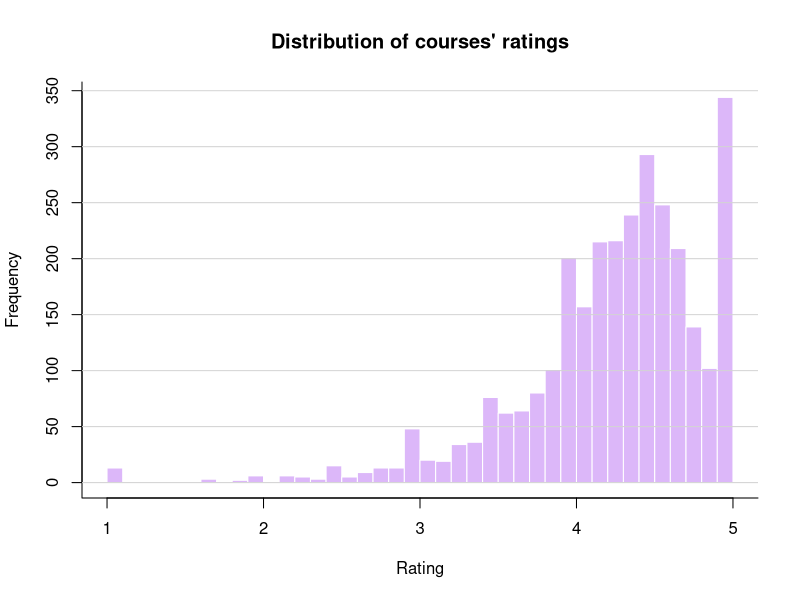
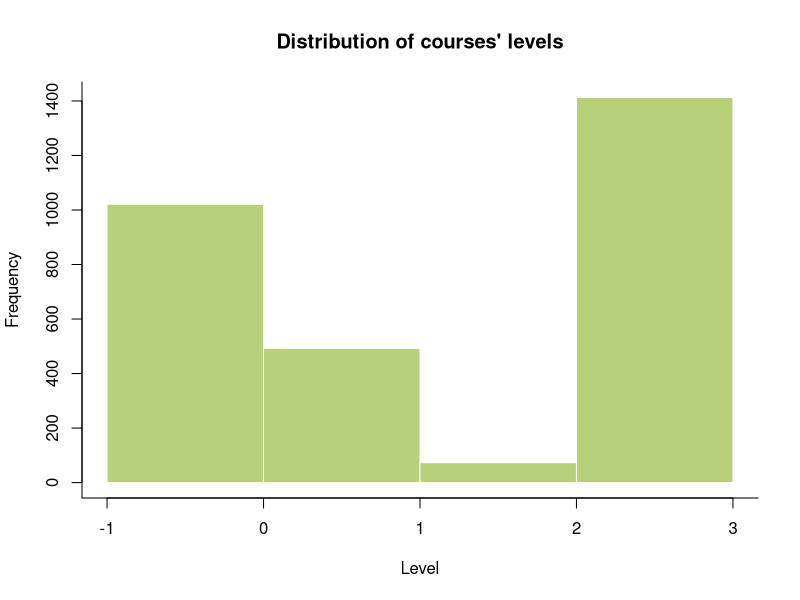
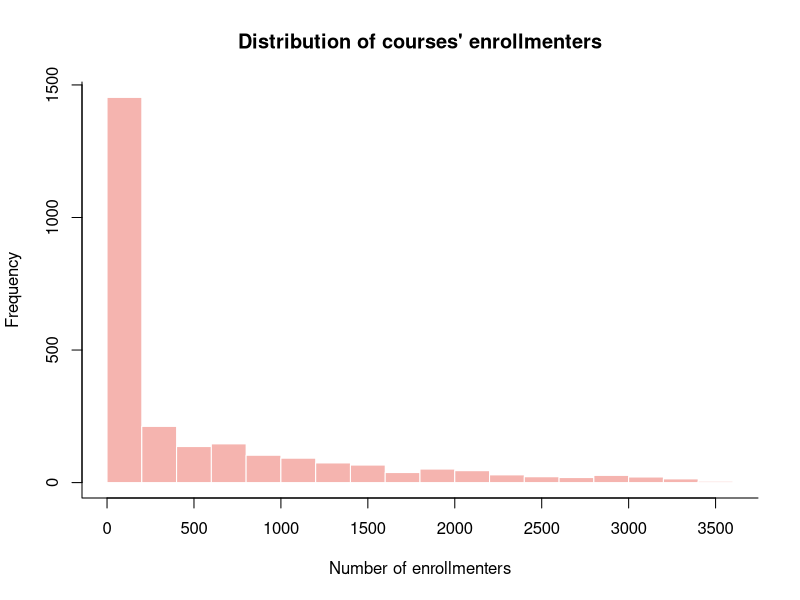
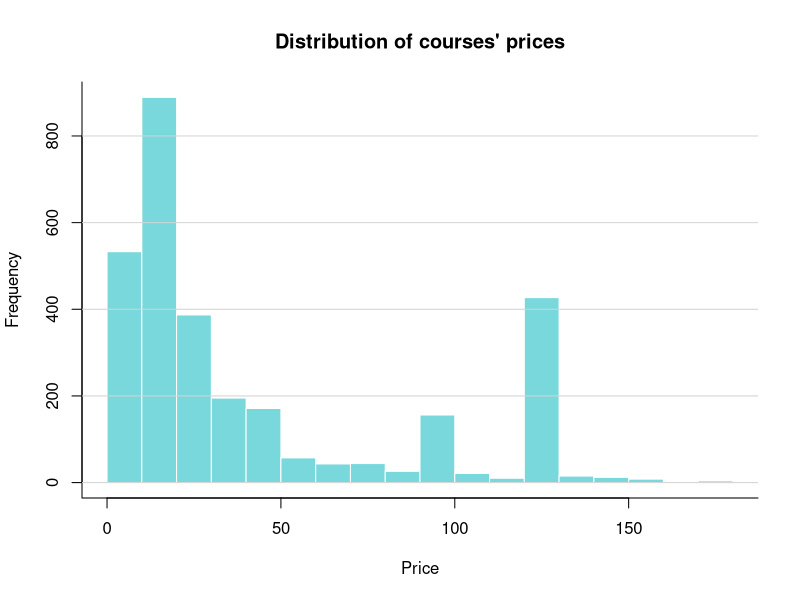
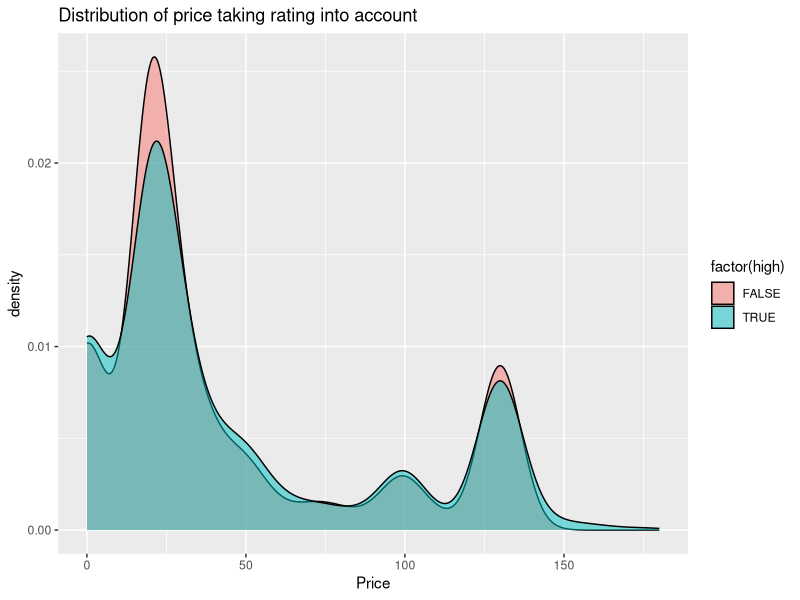
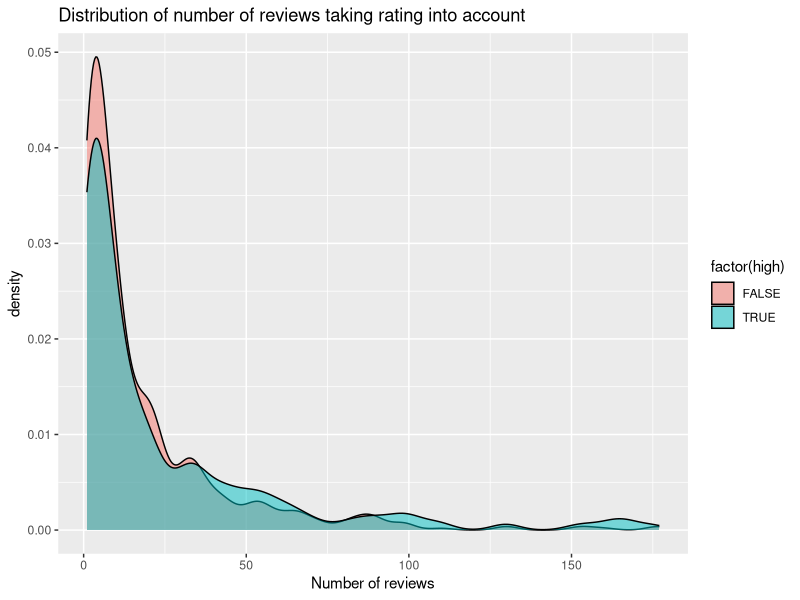
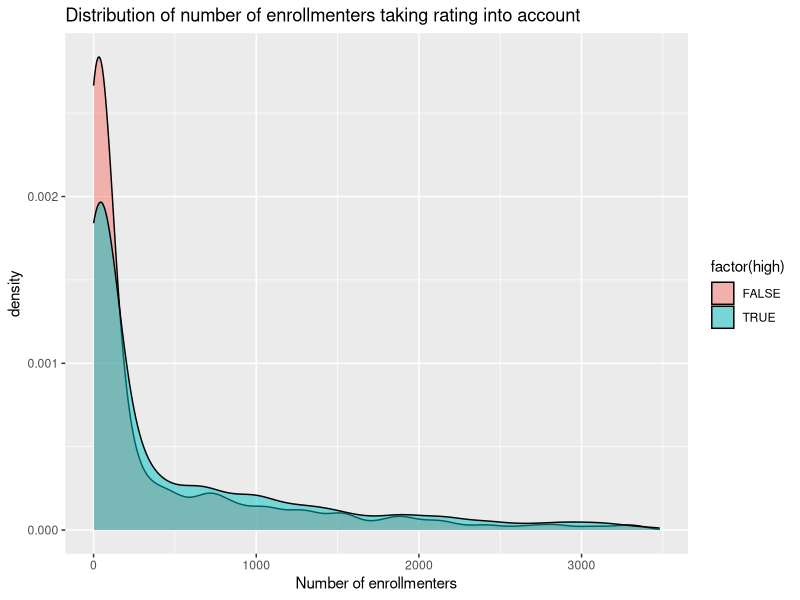
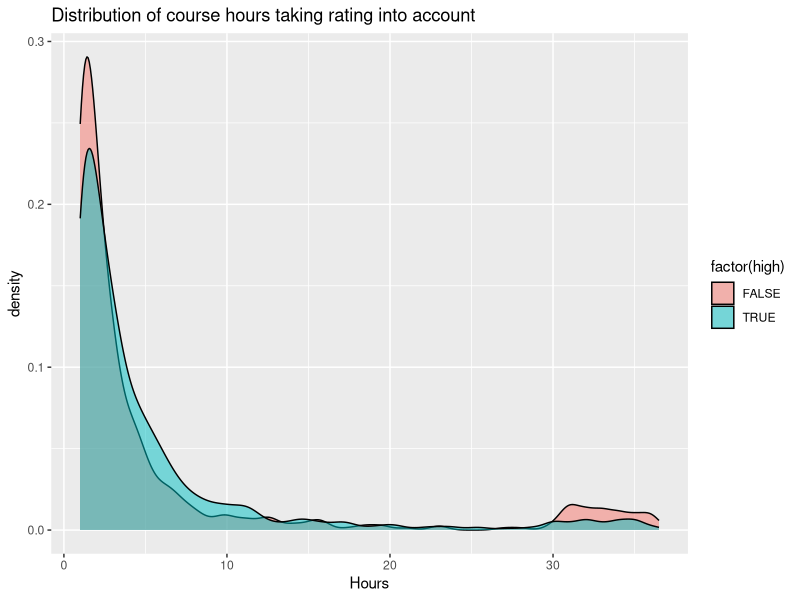

These figures' R source, in order:
## ---- chunk 1
library(tidyr)
library(dplyr)
library(ggplot2)
library(MASS)
#color palette #F5B4AF - pink, #B7D079 - green, #79D8DB - blue, #DCB7F9 - purple
## ---- chunk 2
#preprocessing data
data <- read.csv("udemy_dataset.csv")
data <- data[, c(5,6,7,8,9,10,12)]
data$course_level[data$course_level == "Beginner"] <- 0
data$course_level[data$course_level == "Intermediate"] <- 1
data$course_level[data$course_level == "Expert"] <- 2
data$course_level[data$course_level == "All Levels"] <- 3
data$course_level <- as.integer(data$course_level)
head(data)
## ---- chunk 3
#plotted only distributions of the features that are used in tests
hist(data$course_rating, col = "#DCB7F9", xlab="Rating", border = "white", main="Distribution of courses' ratings", breaks = seq(1,5,0.1))
box(bty="l")
grid(nx=NA,ny=NULL,lty=1,lwd=1,col="lightgrey")

## ---- chunk 4
hist(data$course_level, col = "#B7D079", xlab="Level", border = "white", main="Distribution of courses' levels", breaks = seq(-1,3))
box(bty="l")
## ---- chunk 5
quantile(data$course_enrollmenters, c(.9, .95, .99))
data_enrollments <- data[data$course_enrollmenters < 3482 & data$course_enrollmenters != 0 ,]
hist(data_enrollments$course_enrollmenters, col = "#F5B4AF", xlab="Number of enrollmenters", border = "white", main="Distribution of courses' enrollmenters")
box(bty="l")
## ---- chunk 6
hist(data$price, col = "#79D8DB", xlab="Price", border = "white", main="Distribution of courses' prices")
box(bty="l")
grid(nx=NA,ny=NULL,lty=1,lwd=1,col="lightgrey")
## ---- chunk 7
data$high <- data$course_rating >= 4
summary(data)
# head(data)
## ---- chunk 8
ggplot(data, aes(x=price,fill=factor(high)))+geom_density(alpha=0.5)+
 xlab(label = "Price")+
 ggtitle("Distribution of price taking rating into account")
## ---- chunk 9
quantile(data$coures_reviews, c(.9, .95, .99))
data_reviews <- data[data$coures_reviews < 178, ]
ggplot(data_reviews, aes(x=coures_reviews,fill=factor(high)))+geom_density(alpha=0.5)+
 xlab(label = "Number of reviews")+
 ggtitle("Distribution of number of reviews taking rating into account")
## ---- chunk 10
quantile(data$course_enrollmenters, c(.9, .95, .99))
data_enrollments <- data[data$course_enrollmenters < 3482, ]
ggplot(data_enrollments, aes(x=course_enrollmenters,fill=factor(high)))+geom_density(alpha=0.5)+
 xlab(label = "Number of enrollmenters")+
 ggtitle("Distribution of number of enrollmenters taking rating into account")
## ---- chunk 11
quantile(data$course_totalHourse, c(.9, .95, .99))
data_hours <- data[data$course_totalHourse < 37, ]
ggplot(data_hours, aes(x=course_totalHourse,fill=factor(high)))+geom_density(alpha=0.5)+
 xlab(label = "Hours")+
 ggtitle("Distribution of course hours taking rating into account")
## ---- chunk 12
ggplot(data, aes(x=price,fill=factor(course_level)))+geom_density(alpha=0.5)+
 xlab(label = "Price")+
 ggtitle("Distribution of price taking level into account")
## ---- chunk 13
data_hours <- data[data$course_totalHourse < 37, ]
ggplot(data_hours, aes(x=course_totalHourse,fill=factor(course_level)))+geom_density(alpha=0.5)+
 xlab(label = "Hours")+
 ggtitle("Distribution of course hours taking level into account")
## ---- chunk 14

quantile(data$course_enrollmenters)
# 0 - 870
# 871 - 1740
# 1741 - 2610
# 2611 - 3480


data_enrollments <- data[data$course_enrollmenters < 3482, ]

# quantile(data_enrollments$course_enrollmenters, c(.9, .95, .99))
max(data_enrollments$course_enrollmenters)

data_enrollments <- data_enrollments%>%
  mutate(popularity = case_when((data_enrollments$course_enrollmenters <= 870) ~ 1, 
                                (data_enrollments$course_enrollmenters > 870  & data_enrollments$course_enrollmenters <= 1740) ~ 2, 
                                (data_enrollments$course_enrollmenters > 1740  & data_enrollments$course_enrollmenters <= 2610) ~ 3, 
                                (data_enrollments$course_enrollmenters > 2610) ~ 4))

ggplot(data_enrollments, aes(x=coures_reviews,fill=factor(popularity)))+geom_density(alpha=0.5)+
 xlab(label = "Number of reviews")+
 ggtitle("Distribution of number of reviews taking enrollmenters into account")
## ---- chunk 15
correlation <- cor(data)
print(correlation[, "coures_reviews"])
## ---- chunk 16
number_of_enrollmenters <- unique(data$course_enrollmenters)
l.0 <- c()
l.1 <- c()
l.2 <- c()
l.3 <- c()

for (i in number_of_enrollmenters){
  l.0 <- c(l.0, nrow(data[data$course_level == 0 & data$course_enrollmenters == i,]))
  l.1 <- c(l.1, nrow(data[data$course_level == 1 & data$course_enrollmenters == i,]))
  l.2 <- c(l.2, nrow(data[data$course_level == 2 & data$course_enrollmenters == i,]))
  l.3 <- c(l.3, nrow(data[data$course_level == 3 & data$course_enrollmenters == i,]))
}
df <- data.frame(l.0,l.1,l.2,l.3, row.names = number_of_enrollmenters)
df
chisq.test(df)
## ---- chunk 17
number_of_enrollmenters <- unique(data$price)
r.2 <- c()
r.3 <- c()
r.4 <- c()
r.5 <- c()

for (i in number_of_enrollmenters){
  r.2 <- c(r.2, nrow(data[data$course_rating <= 2.5 & data$price == i,]))
  r.3 <- c(r.3, nrow(data[data$course_rating > 2.5 & data$course_rating <= 3.5 & data$price == i,]))
  r.4 <- c(r.4, nrow(data[data$course_rating > 3.5 & data$course_rating <= 4.5 & data$price == i,]))
  r.5 <- c(r.5, nrow(data[data$course_rating > 4.5 & data$price == i,]))
}
df1 <- data.frame(r.2,r.3,r.4,r.5, row.names = number_of_enrollmenters)
df1
chisq.test(df1)
## ---- chunk 18
ratings <- unique(data$course_rating)

l.0 <- c()
l.1 <- c()
l.2 <- c()
l.3 <- c()

for (i in ratings){
  l.0 <- c(l.0, nrow(data[data$course_level == 0 & data$course_rating == i,]))
  l.1 <- c(l.1, nrow(data[data$course_level == 1 & data$course_rating == i,]))
  l.2 <- c(l.2, nrow(data[data$course_level == 2 & data$course_rating == i,]))
  l.3 <- c(l.3, nrow(data[data$course_level == 3 & data$course_rating == i,]))
}
df2 <- data.frame(l.0,l.1,l.2,l.3, row.names = ratings)

chisq.test(df2)
